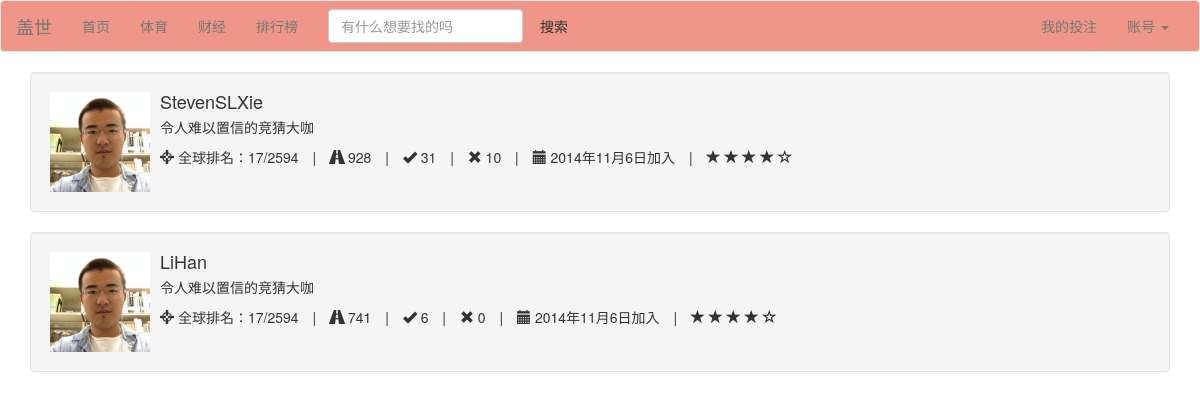
The page /leaderboard (signed in) on the database as committed earlier.
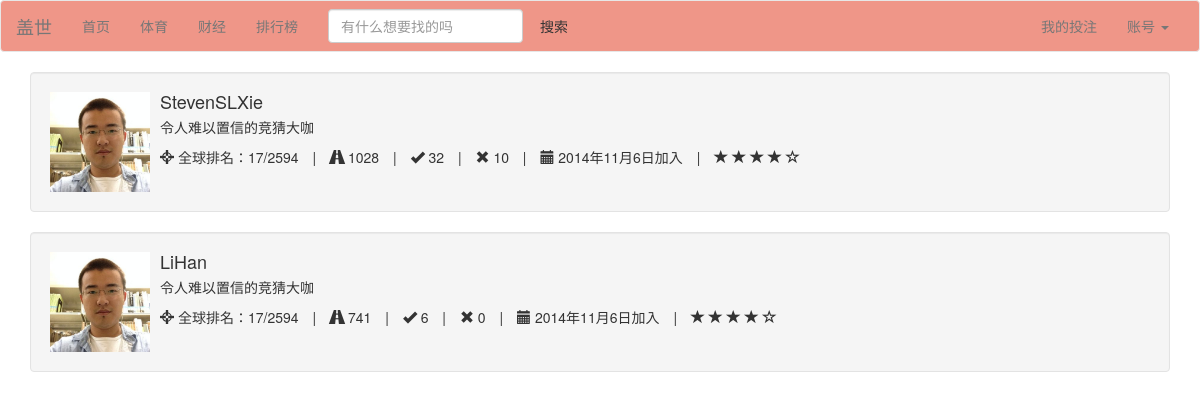
The same page on the database as committed later.
### Guess/models.py (models this page shows)
class Person(models.Model):
	user = models.OneToOneField(User)
	point = models.IntegerField(default=1000)
	expertise = models.TextField(default='N/A')
	win = models.IntegerField(default=0)
	lose = models.IntegerField(default=0)
	game = models.IntegerField(default=0)
	point_per_game = models.FloatField(default=0.0)
	index = models.IntegerField(default=0)
	class Meta:
		ordering = ('point','point_per_game',)

### Guess/views.py (the view)
# urls.py: url(r'^leaderboard$', 'Guess.views.leaderboard', name='leaderboard'),
def leaderboard(request):
	if not request.user.is_authenticated():
		return redirect(reverse('login'))
	persons = Person.objects.all().order_by('-point','-win')
	return render(request,'leaderboard.html',{'persons':persons})

### Guess/templates/leaderboard.html
{% load bootstrap3 %}
{% include "nav_bar.html" %}
<link rel="stylesheet" href="http://cdnjs.cloudflare.com/ajax/libs/font-awesome/4.1.0/css/font-awesome.min.css"/>
{% for person in persons %}
<div class="container">
  <div class="well">
      <div class="media">
      	<a class="pull-left" href="#">
    		<img class="media-object" src="/static/me.jpg" height="100" width="100">
  		</a>
  		<div class="media-body">
            <h4 class="media-heading">{{ person.user }}</h4>
             <p>令人难以置信的竞猜大咖</p>
          <ul class="list-inline list-unstyled">
            <li><span><i class="glyphicon glyphicon-screenshot"></i> 全球排名：17/2594 </span></li>
            <li>|</li>
            <li><span><i class="glyphicon glyphicon-road"></i> {{ person.point }}</span></li>
            <li>|</li>
            <li><span><i class="glyphicon glyphicon-ok"></i> {{ person.win }}</span></li>
            <li>|</li>
            <li><span><i class="glyphicon glyphicon-remove"></i> {{ person.lose }}</span></li>
            <li>|</li>
            <li><span><i class="glyphicon glyphicon-calendar"></i> 2014年11月6日加入 </span></li>
            <li>|</li>
            <li>
               <span class="glyphicon glyphicon-star"></span>
                        <span class="glyphicon glyphicon-star"></span>
                        <span class="glyphicon glyphicon-star"></span>
                        <span class="glyphicon glyphicon-star"></span>
                        <span class="glyphicon glyphicon-star-empty"></span>
            </li>
			</ul>
       </div>
    </div>
  </div>
</div>
{% endfor %}

Rows that differ between the two databases and show on the page:
changed Person "StevenSLXie": point "928" → "1028"; win "31" → "32"
